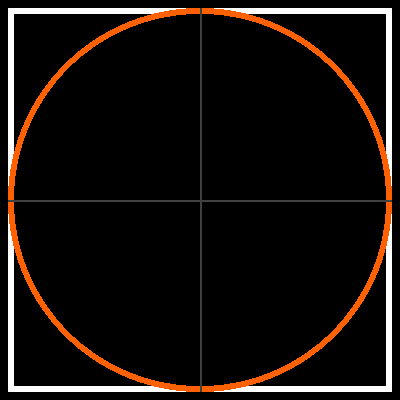
#> input picture examples/calib-target.png, 400 x 400 px
$ python img2mu.py examples/calib-target.png
#> lines starting #> are read from the running program, lines starting #| are printed output that depends on the picture
#!/usr/bin/python3
"""img2mu — turn an image into a NomadNet micron (.mu) colour block.

HOW THE PICTURE IS MADE
-----------------------
Micron has no image support. Pictures are drawn with the half-block trick:
every character cell is U+2580 UPPER HALF BLOCK (▀), whose FOREGROUND colour
paints the top half of the cell and whose BACKGROUND colour paints the bottom
half. One character therefore carries TWO vertically stacked pixels, so a grid
of W x R characters displays W x 2R pixels.

    `B<bottom>`F<top>▀      one cell = two pixels

Because a terminal cell is about twice as tall as it is wide, two pixels
stacked in one cell come out very close to square. The converter relies on
that when working out the height.

THE COLOUR TRAP
---------------
Micron colours are exactly THREE hex digits after `F (foreground) or `B
(background) -- NomadNet's parser reads line[i+1:i+4] and no more. That looks
like 4096 colours, but it is not. Urwid maps those digits onto the xterm-256
colour cube, and the mapping is lossy:

    digits 0,1,2 -> 0x00      7,8,9 -> 0x87      c,d -> 0xd7
    digits 3,4,5,6 -> 0x5f    a,b   -> 0xaf      e,f -> 0xff

Six levels per channel, so only 216 colours are actually reachable. Quantising
to that cube up front is what keeps the rendered image faithful; feeding
arbitrary hex in and hoping is how you get colour shifts you cannot explain.

USAGE
    ./img2mu.py photo.png --width 100 > page.mu
    ./img2mu.py photo.png --width 100 --dither --preview check.png
"""

import argparse
import sys

from PIL import Image

BLOCK = "▀"

# The six channel levels micron can actually produce, and the digit to emit
# for each. Any digit in a group works; these are simply canonical.
LEVELS = (0x00, 0x5f, 0x87, 0xaf, 0xd7, 0xff)
DIGITS = ("0", "3", "7", "a", "c", "f")


def build_palette():
    """The 216 colours micron can really display, plus their micron codes."""
    colours, codes = [], []
    for ri, r in enumerate(LEVELS):
        for gi, g in enumerate(LEVELS):
            for bi, b in enumerate(LEVELS):
                colours.append((r, g, b))
                codes.append(DIGITS[ri] + DIGITS[gi] + DIGITS[bi])
    return colours, codes


COLOURS, CODES = build_palette()


def quantise(img, dither):
    """Snap every pixel to the 216-colour micron cube.

    Pillow needs the palette as a flat RGB list padded to 256 entries.
    """
    pal = Image.new("P", (1, 1))
    flat = [c for rgb in COLOURS for c in rgb]
    flat += [0, 0, 0] * (256 - len(COLOURS))
    pal.putpalette(flat)
    d = Image.Dither.FLOYDSTEINBERG if dither else Image.Dither.NONE
    return img.convert("RGB").quantize(palette=pal, dither=d)


def convert(path, width, dither, cell_aspect=0.5):
#> called with path = 'examples/calib-target.png', width = 80, dither = False, cell_aspect = 0.5
    src = Image.open(path)
#> src is the input picture: PIL image 400x400 RGB; mean R, G, B 23.7, 16.8, 12.6

    # Flatten transparency onto black, or RGBA edges become noise.
    if src.mode in ("RGBA", "LA", "P"):
        src = src.convert("RGBA")
        bg = Image.new("RGBA", src.size, (0, 0, 0, 255))
        src = Image.alpha_composite(bg, src)
    src = src.convert("RGB")

    # How tall to make the pixel grid.
    #
    # cell_aspect is the renderer's character cell width / height. A cell holds
    # two stacked pixels, so on screen each pixel is cell_w wide by cell_h/2
    # tall -- a pixel aspect of 2 * cell_aspect. At cell_aspect 0.5 pixels are
    # square and the grid simply keeps the source ratio. Anything else has to
    # be compensated for, or circles come out as ovals:
    #
    #     px_h = px_w * (h/w) * 2 * cell_aspect
    #
    # Rows must be even so the bottom half of the last cell is real image
    # rather than padding.
    w, h = src.size
#> w = 400; h = 400
    px_h = max(2, round(width * (h / w) * 2 * cell_aspect))
#> px_h = 80
    if px_h % 2:
        px_h += 1

    img = src.resize((width, px_h), Image.LANCZOS)
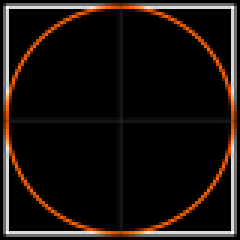
#> img: PIL image 80x80 RGB (shown 3 times larger); mean R, G, B 25.2, 18.1, 13.8
    q = quantise(img, dither)
#> in quantise, `return img.convert("RGB").quantize(palette=pal, dither=d)`:
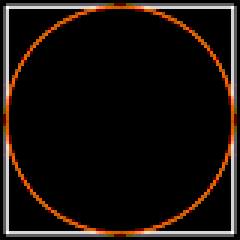
#> returned value: PIL image 80x80 P (shown 3 times larger); mean R, G, B 23.4, 16.6, 12.3
    idx = q.load()

    lines = []
    for row in range(px_h // 2):
        out = []
        cur_fg = cur_bg = None
        for x in range(width):
            top = idx[x, row * 2]          # foreground
            bot = idx[x, row * 2 + 1]      # background
            # Emit a colour code only when it CHANGES. A run of identical
            # cells would otherwise roughly double the page size.
            #
            # Emitting one on every cell was tested (2026-09-24) on the theory
            # that differing span counts per row caused the frayed right edge
            # some viewers show. It did not help -- both encodings frayed
            # identically, while the SAME file renders with a straight edge on
            # reticulum.site. The cause is renderer-side, not the encoding:
            # MeshChat and rBrowser wrap each micron line in its own <div>, so
            # fractional glyph advances round independently per line, whereas
            # reticulum.site keeps the whole page in one <pre> text flow.
            if bot != cur_bg:
                out.append("`B" + CODES[bot])
                cur_bg = bot
            if top != cur_fg:
                out.append("`F" + CODES[top])
                cur_fg = top
            out.append(BLOCK)
        out.append("`b`f")                 # reset, so the next line is clean
        lines.append("".join(out))
#> after the loop, lines = 40 items

    return lines, width, px_h, q


def preview(q, width, px_h, path, cell_aspect=0.5, scale=4):
    """Render what the viewer will actually show.

    The preview must be stretched by the pixel aspect (2 * cell_aspect),
    otherwise it shows square pixels and quietly hides the very distortion
    --cell-aspect exists to correct.
    """
    rgb = q.convert("RGB")
    pw = int(round(width * scale * 2 * cell_aspect))
    ph = px_h * scale
    rgb.resize((pw, ph), Image.NEAREST).save(path)


def main():
    ap = argparse.ArgumentParser(description="Convert an image to a micron colour block.")
    ap.add_argument("image")
    ap.add_argument("--width", type=int, default=80,
                    help="width in CHARACTERS (default 80). Also the pixel width.")
    ap.add_argument("--dither", action="store_true",
                    help="Floyd-Steinberg. Good for photos, bad for pixel art and flat logos.")
    ap.add_argument("--cell-aspect", type=float, default=0.5, metavar="A",
                    help="renderer's character cell width/height (default 0.5, "
                         "which makes pixels square in a terminal). Raise it if "
                         "circles come out wide, lower it if they come out tall. "
                         "Run the calibration page to find your viewer's value.")
    ap.add_argument("--preview", metavar="PNG",
                    help="write a PNG of exactly what NomadNet will render")
    ap.add_argument("--out", metavar="MU", help="write to a file instead of stdout")
    args = ap.parse_args()

    lines, width, px_h, q = convert(args.image, args.width, args.dither,
                                   args.cell_aspect)
#> lines = 40 items; width = 80; px_h = 80

    if args.preview:
        preview(q, width, px_h, args.preview, args.cell_aspect)
        print("preview written: %s" % args.preview, file=sys.stderr)

    text = "\n".join(lines) + "\n"
    if args.out:
        with open(args.out, "w") as f:
            f.write(text)
        print("wrote %s" % args.out, file=sys.stderr)
    else:
        sys.stdout.write(text)
#> (printed output is left out)

    # Report real bytes, not characters: U+2580 is 3 bytes in UTF-8, so a
    # character count understates a page's size on the wire by roughly 3x --
    # which matters over LoRa.
    nbytes = len(text.encode("utf-8"))
#> nbytes = 14580
    print("%d x %d characters  =  %d x %d pixels  (%s on the wire)"
          % (width, px_h // 2, width, px_h,
             "%.1f kB" % (nbytes / 1024) if nbytes >= 1024 else "%d B" % nbytes),
          file=sys.stderr)
    if width > 78:
        print("note: %d columns is wider than an 80-column terminal; "
              "narrow windows will wrap it." % width, file=sys.stderr)


if __name__ == "__main__":
    main()
